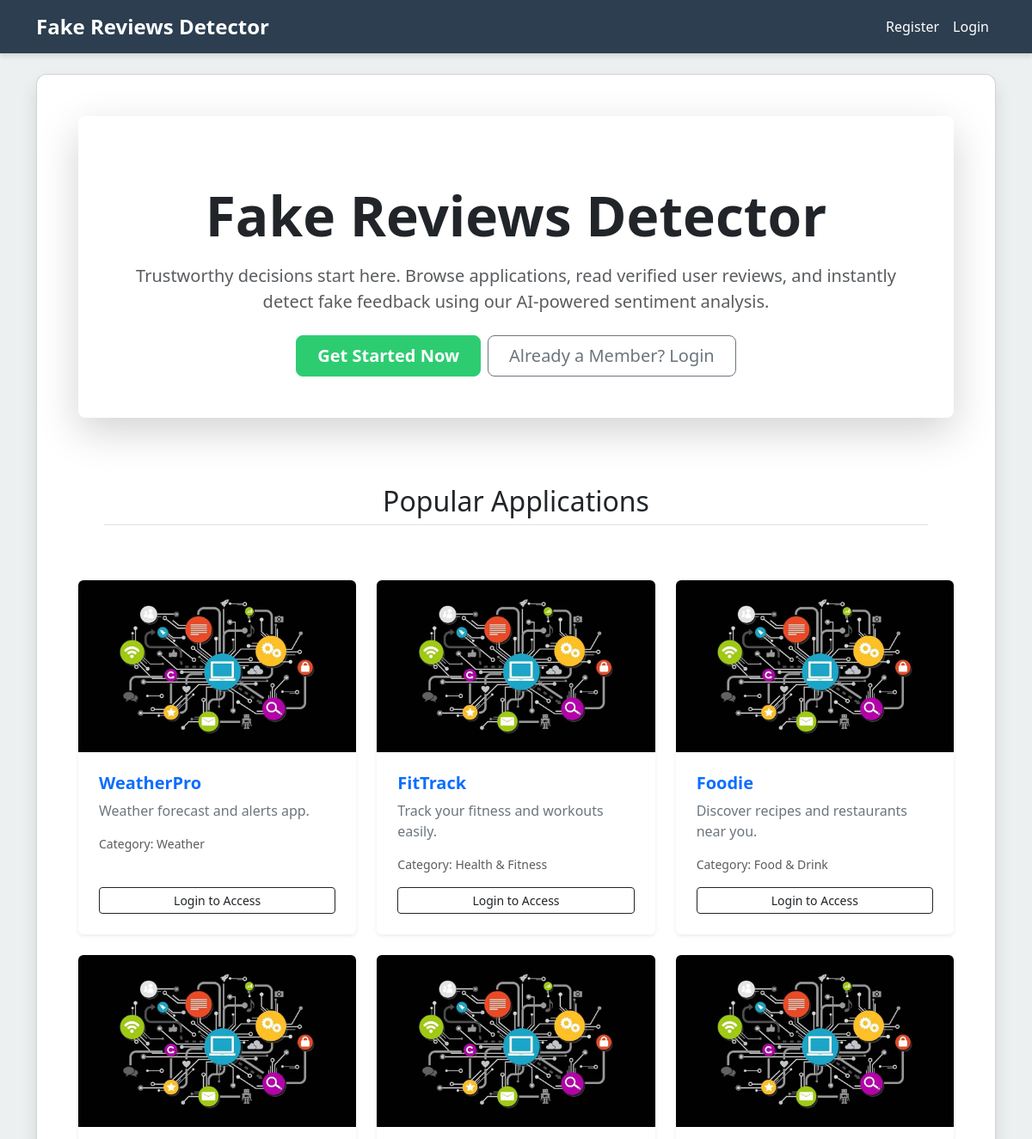
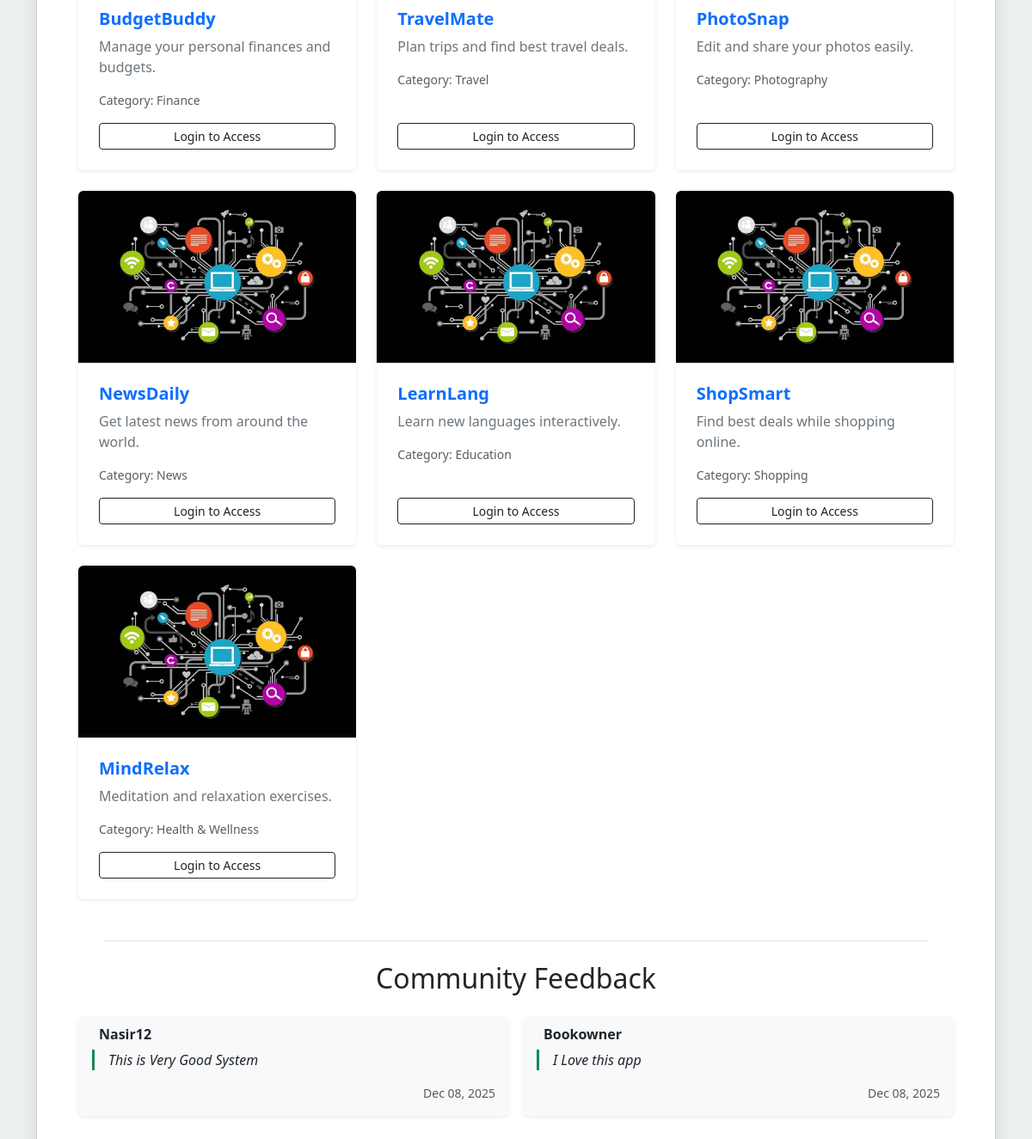
The page / on the database its author committed (2 pictures, top to bottom).
### reviews/models.py (models this page shows, shortened)
class Application(models.Model):
    name = models.CharField(max_length=150)
    link = models.URLField(max_length=255)
    description = models.TextField()
    category =  models.TextField()
    image = models.ImageField(upload_to="app_images/", blank=True, null=True)
    is_fraud = models.BooleanField(default=False)
    created_at = models.DateTimeField(auto_now_add=True)

class Feedback(models.Model):
    user = models.ForeignKey(User, on_delete=models.CASCADE)
    message = models.TextField()
    created_at = models.DateTimeField(auto_now_add=True)

### reviews/views.py (the view)
# urls.py: path('', views.index, name='index'),                    # Landing page
def index(request):
    apps = Application.objects.all().order_by('-created_at')
    feedbacks = Feedback.objects.all().order_by('-created_at')  # Fetch all feedbacks
    return render(request, 'index.html', {'apps': apps, 'feedbacks': feedbacks})

### templates/index.html (shortened to what this page needs)
{% extends 'base.html' %}
{% block content %}
<div class="p-5 text-center bg-white rounded-3 shadow-lg mb-5">
    <h1 class="display-3 fw-bold text-dark mb-3">
         Fake Reviews Detector
    </h1>
    <p class="lead text-muted mb-4">
        Trustworthy decisions start here. Browse applications, read verified user reviews, and instantly detect fake feedback using our AI-powered sentiment analysis.
    </p>
    {% if not user.is_authenticated %}
    <div class="d-grid gap-2 d-sm-flex justify-content-sm-center">
        <a href="{% url 'register' %}" class="btn btn-success btn-lg px-4 gap-3 fw-bold">Get Started Now</a>
        <a href="{% url 'login' %}" class="btn btn-outline-secondary btn-lg px-4">Already a Member? Login</a>
    </div>
    {% endif %}
</div>
<h2 class="text-center mb-4 pb-2 border-bottom">Popular Applications</h2>
<div class="row row-cols-1 row-cols-md-2 row-cols-lg-3 g-4 mt-3">
    {% for app in apps %}
        <div class="col">
            <div class="card h-100 border-0 shadow-sm transition-hover">
                {% if app.image %}
                    <img src="{{ app.image.url }}" class="card-img-top rounded-top" style="height: 200px; object-fit: cover;" alt="{{ app.name }} logo">
                {% else %}
                    <div class="bg-dark text-white d-flex align-items-center justify-content-center rounded-top" style="height: 200px; font-size: 3rem;">
                        {{ app.name|slice:":1"|upper }}
                    </div>
                {% endif %}
                <div class="card-body d-flex flex-column p-4">
                    <h5 class="card-title fw-bold text-primary mb-2">{{ app.name }}</h5>
                    <p class="card-text text-secondary mb-3">{{ app.description|truncatewords:15 }}</p>
                    <small class="text-muted mb-3">Category: {{ app.category }}</small>
                    <div class="mt-auto">
                        {% if user.is_authenticated %}
                            <a href="{% url 'app_detail' app.id %}" class="btn btn-sm btn-success w-100">View Reviews & Detect Fakes</a>
                        {% else %}
                            <a href="{% url 'login' %}" class="btn btn-sm btn-outline-dark w-100">Login to Access</a>
                        {% endif %}
                    </div>
                </div>
            </div>
        </div>
    {% empty %}
        <div class="col-12 text-center py-5">
            <div class="alert alert-warning" role="alert">
                <i class="bi bi-info-circle-fill"></i> No applications available yet. Check back soon!
            </div>
        </div>
    {% endfor %}
</div>
<h2 class="text-center mt-5 mb-4 pt-4 border-top">Community Feedback</h2>
{% if feedbacks %}
    <div class="row row-cols-1 row-cols-md-2 g-3">
        {% for feedback in feedbacks %}
            <div class="col">
                <div class="card bg-light h-100 border-0 shadow-sm">
                    <div class="card-body">
                        <h6 class="card-subtitle mb-2 text-dark fw-bold">
                            {{ feedback.user.username }}
                        </h6>
                        <p class="card-text border-start border-3 border-success ps-3 fst-italic">{{ feedback.message }}</p>
                        <small class="text-muted float-end">
                            {{ feedback.created_at|date:"M d, Y" }}
                        </small>
                    </div>
                </div>
            </div>
        {% endfor %}
    </div>
{% else %}
    <p class="text-center text-muted">No public system feedback submitted yet.</p>
{% endif %}
{% endblock content %}

### templates/base.html (shortened to what this page needs)
<!DOCTYPE html>
<html lang="en">
<head>
    <link href="https://cdn.jsdelivr.net/npm/bootstrap@5.3.3/dist/css/bootstrap.min.css" rel="stylesheet">
</head>
<body>
    <nav class="navbar navbar-expand-lg navbar-dark mb-4" aria-label="Main navigation">
        <div class="container">
            <a class="navbar-brand" href="{% url 'index' %}">Fake Reviews Detector</a>
            <div class="collapse navbar-collapse" id="navbarNav">
                <ul class="navbar-nav ms-auto">
                    {% if user.is_authenticated %}
                        <li class="nav-item"><a class="nav-link text-white" href="{% url 'dashboard' %}">Dashboard</a></li>
                        <li class="nav-item"><a class="nav-link text-white" href="{% url 'logout' %}">Logout ({{ user.username }})</a></li>
                    {% else %}
                        <li class="nav-item"><a class="nav-link text-white" href="{% url 'register' %}">Register</a></li>
                        <li class="nav-item"><a class="nav-link text-white" href="{% url 'login' %}">Login</a></li>
                    {% endif %}
                </ul>
            </div>
        </div>
    </nav>
    <main role="main">
        <div class="container">
            <div class="card p-4 p-md-5 main-content-card bg-white">
                {% block content %}{% endblock %}
            </div>
        </div>
    </main>
</body>
</html>

### templates/base.html (style rules this page uses)
:root { --bs-custom-primary: #2c3e50; --bs-custom-accent: #2ecc71; }
body { background-color: #ecf0f1; }
.navbar { background-color: var(--bs-custom-primary) !important; box-shadow: 0 4px 6px rgba(0, 0, 0, 0.1); }
.navbar-brand { font-weight: bold; font-size: 1.5rem; color: white !important; }
h1,h2,h3,h4 { margin: 30px; text-align: center; }
.main-content-card { border-radius: 12px; box-shadow: 0 10px 20px rgba(0, 0, 0, 0.1); }

### templates/index.html (style rules this page uses)
.transition-hover { transition: transform 0.2s ease-in-out, box-shadow 0.2s ease-in-out; }
.btn-success { background-color: var(--bs-custom-accent, #2ecc71) !important; border-color: var(--bs-custom-accent, #2ecc71) !important; }

### rows shown on the page
Application: image (picture), name "WeatherPro", description "Weather forecast and alerts app.", category "Weather"
Application: image (picture), name "FitTrack", description "Track your fitness and workouts easily.", category "Health & Fitness"
Application: image (picture), name "Foodie", description "Discover recipes and restaurants near you.", category "Food & Drink"
Application: image (picture), name "BudgetBuddy", description "Manage your personal finances and budgets.", category "Finance"
Application: image (picture), name "TravelMate", description "Plan trips and find best travel deals.", category "Travel"
Application: image (picture), name "PhotoSnap", description "Edit and share your photos easily.", category "Photography"
Application: image (picture), name "NewsDaily", description "Get latest news from around the world.", category "News"
Application: image (picture), name "LearnLang", description "Learn new languages interactively.", category "Education"
Application: image (picture), name "ShopSmart", description "Find best deals while shopping online.", category "Shopping"
Application: image (picture), name "MindRelax", description "Meditation and relaxation exercises.", category "Health & Wellness"
Feedback: user.username "Nasir12", message "This is Very Good System", created_at "Dec 08, 2025"
Feedback: user.username "Bookowner", message "I Love this app", created_at "Dec 08, 2025"
